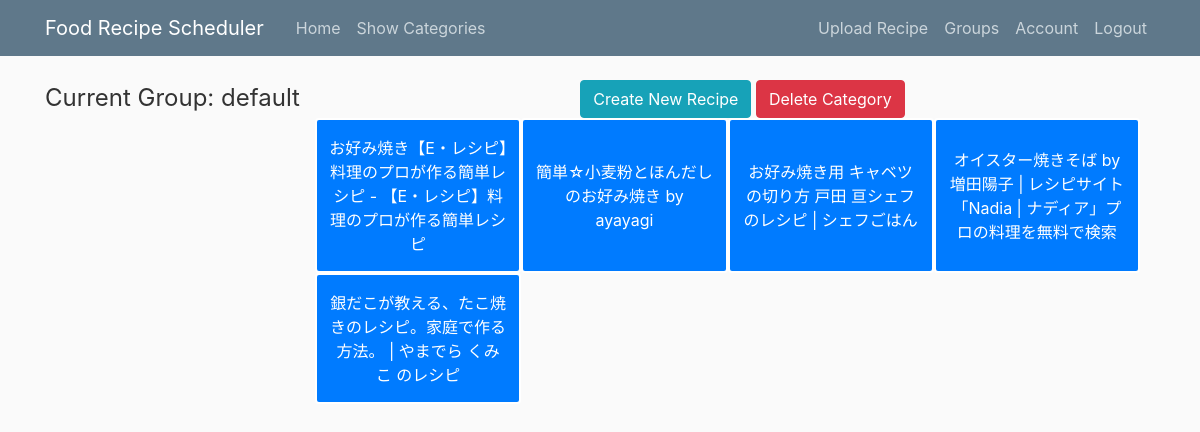
Page /categories/12/recipes (signed in) on the committed database.
### recipe_scheduler/models.py (models this page shows, shortened)
class Group(db.Model):
    __table_name__ = 'group'
    id = db.Column(db.Integer, primary_key=True)
    group_name = db.Column(db.String(50), unique=False)
    events = db.relationship('Event', backref='event_group', lazy=True)
    categories = db.relationship('Category', backref='category_group', lazy=True)

class Recipe(db.Model):
    __table_name__ = 'recipe'
    id = db.Column(db.Integer, primary_key=True)
    recipe_name = db.Column(db.String(100), unique=False, nullable=False)
    recipe_url = db.Column(db.String(2083), unique=False, nullable=False)
    description = db.Column(db.String(200), unique=False, nullable=False)
    category_id = db.Column(db.Integer, db.ForeignKey('category.id'),
                            nullable=False)
    events = db.relationship('Event', backref='recipe', lazy=True, cascade="all")
    def to_dict(self):
        return {
            'id': self.id,
            'recipe_name': self.recipe_name,
            'recipe_url': self.recipe_url,
            'description': self.description,
            'category_id': self.category_id,
            'events': self.events
        }

### recipe_scheduler/categories/routes.py (the view)
@categories.route('/categories/<int:category_id>/recipes', methods=['GET'])
@login_required
def show_recipes(category_id):
    category = Category.query.filter_by(id=category_id).first()
    if current_user.current_group != category.group_id:
        flash("Please select the appropriate group", 'error')
        return redirect(url_for('main.home'))
    select_group = current_user.get_current_group()
    user_list = current_user.user_groups
    all_recipes = Recipe.query.filter_by(category_id=category_id).all()
    recipes_list = [c.to_dict() for c in all_recipes]
    return render_template('show_recipes.html', recipes_list=recipes_list,
                           category_id=category_id, user_list=user_list,
                           select_group=int(select_group))

### recipe_scheduler/models.py (called while the page is built)
@login_manager.user_loader
def loader_user(user_id):
    return User.query.get(int(user_id))

    def get_current_group(self):
        return self.current_group

### recipe_scheduler/templates/show_recipes.html (shortened to what this page needs)
{% extends "layout.html" %}
{% block content %}
    <div class="new-recipe">
        <a class="btn btn-info" href=" {{ url_for('categories.new_recipe', category_id=category_id) }} ">Create New Recipe</a>
        <button type="button" class="btn btn-danger" data-toggle="modal" data-target="#deleteModal-cat-{{category_id}}">Delete Category</button>
    </div>
    <div class="recipes row flex-wrap">
        {% for recipe in recipes_list %}
            <button type="button" class="col-md-3 btn btn-primary category" data-toggle="modal" data-target="#recipeModal-{{recipe.id}}">{{recipe.recipe_name}}</button>
        {% endfor %}
    </div>
{% endblock content %}

### recipe_scheduler/templates/sub_menu.html (shortened to what this page needs)
{% if current_user.is_authenticated %}
<form name="myForm" action="{{ url_for('main.home') }}" method="post" id="submit-form-group">
        {% if group_title %}
        <button type="button" class="btn btn-info btn-block" data-toggle="collapse" data-target="#submenu-group">
            {{ group_title }}</button>
        <div id="submenu-group" class="collapse">
            {% for i in user_list%}
                {% if i.id == select_group %}
                    <input type="radio" checked="checked" name="group_options" id="option-{{i.id}}" value="{{i.id}}"> {{i.group_name}} </input><br>
                {% else %}
                    <input type="radio" name="group_options" id="option-{{i.id}}" value="{{i.id}}"> {{i.group_name}} </input><br>
                {% endif %}
            {% endfor %}
        </div>
        {% else %}
                {% for i in user_list%}
                    {% if i.id == select_group %}
                        <legend class="mb-4">Current Group: {{i.group_name}}</legend>
                    {% endif %}
                {% endfor %}
        {% endif%}
</form>
{% endif %}

### recipe_scheduler/static/main.css (style rules this page uses)
body { background: #fafafa; color: #333333; margin-top: 5rem; height: 100%; }
.category { border: 2px solid white; }
.row { height: 100%; }
.recipes { display: flex; width: 100%; }

### rows in the picture
Group: group_name "default"
Recipe: recipe_name "お好み焼き【E・レシピ】料理のプロが作る簡単レシピ - 【E・レシピ】料理のプロが作る簡単レシピ"
Recipe: recipe_name "簡単☆小麦粉とほんだしのお好み焼き by ayayagi"
Recipe: recipe_name "お好み焼き用 キャベツの切り方 戸田 亘シェフのレシピ | シェフごはん"
Recipe: recipe_name "オイスター焼きそば by 増田陽子 | レシピサイト「Nadia | ナディア」プロの料理を無料で検索"
Recipe: recipe_name "銀だこが教える、たこ焼きのレシピ。家庭で作る方法。 | やまでら くみこ のレシピ"
